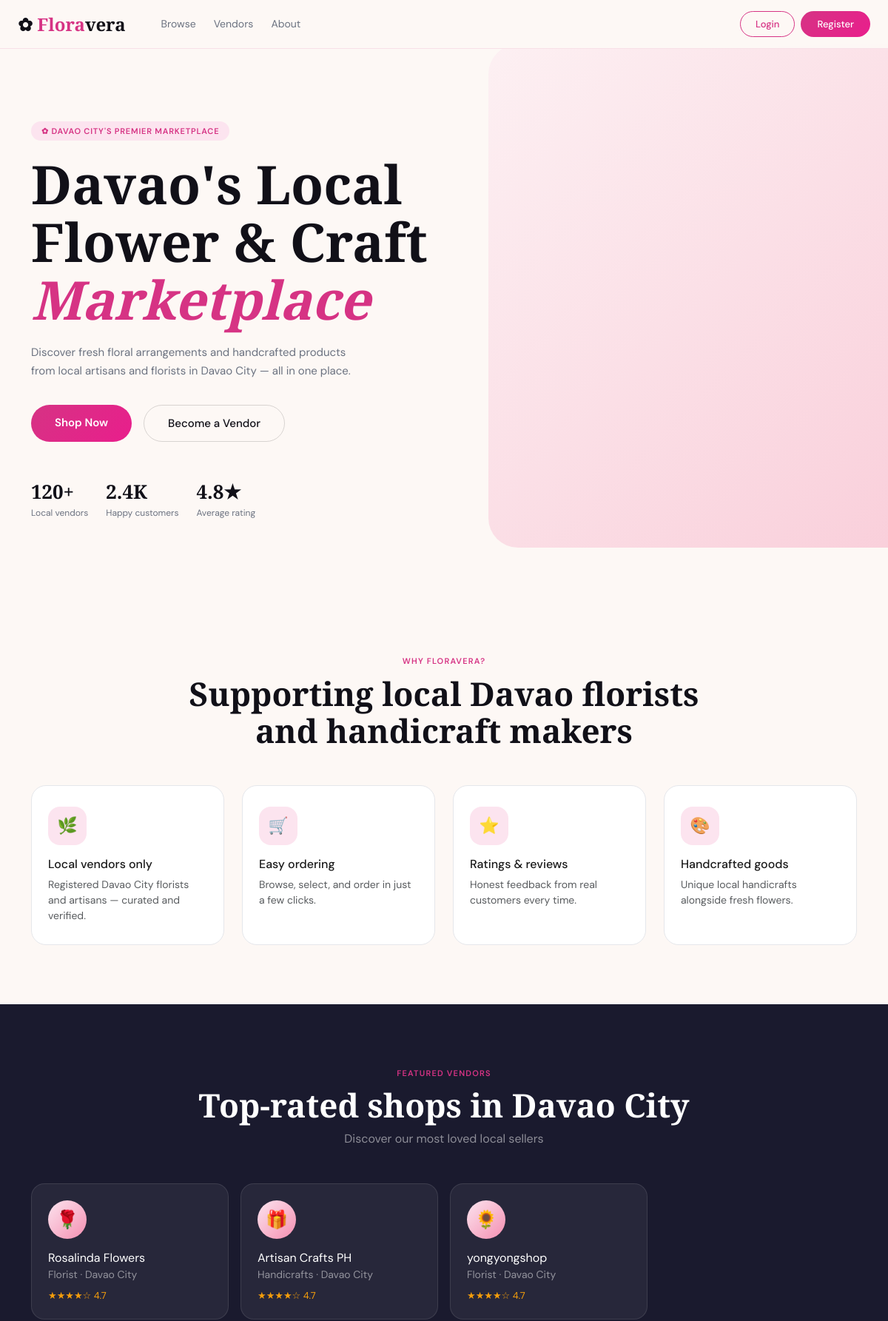
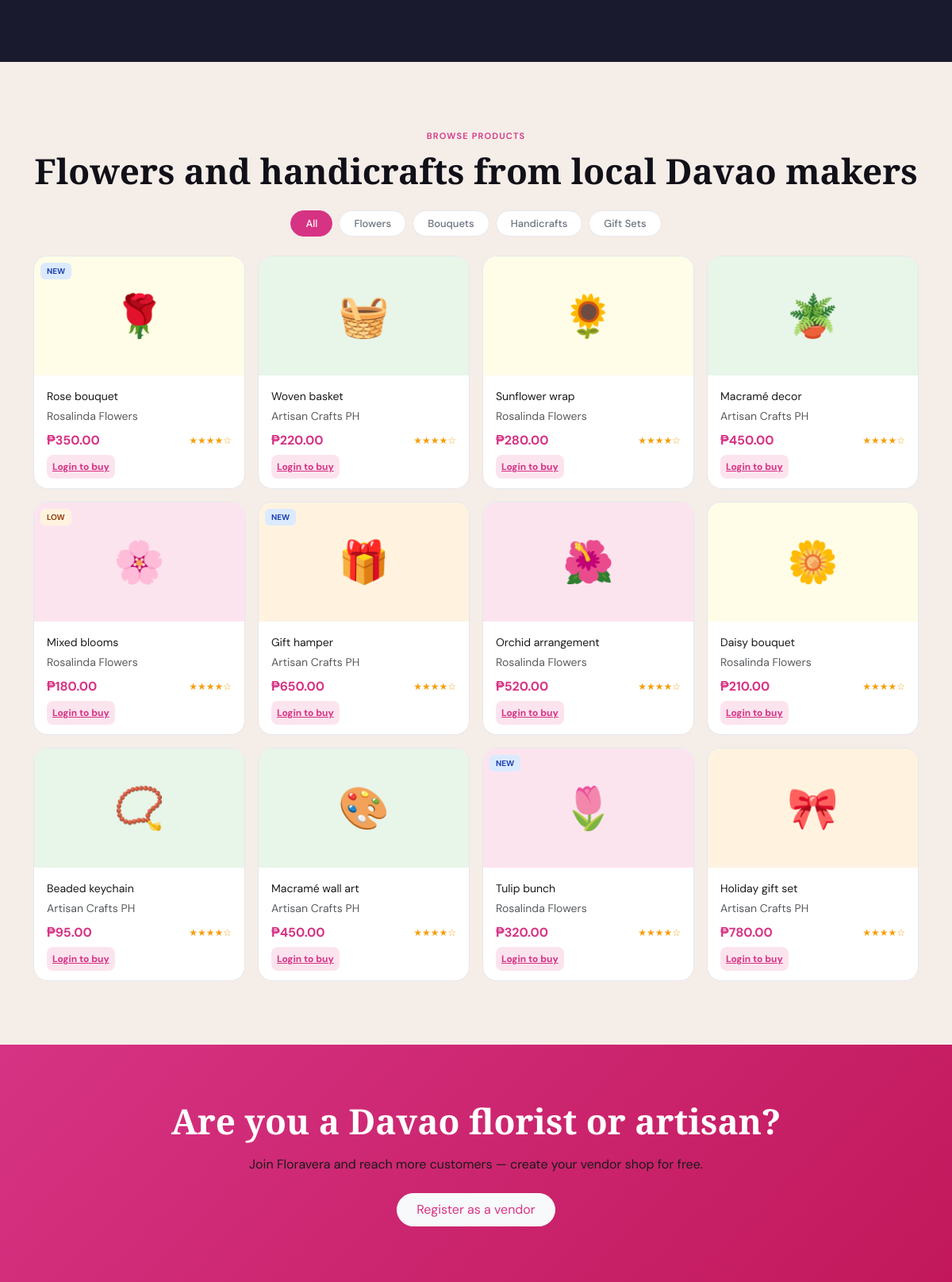
The page / (upper part) on the database its author committed (2 pictures, top to bottom).
### tables this page shows
CREATE TABLE `vendors` (
  `id` int(11) NOT NULL,
  `user_id` int(11) NOT NULL,
  `shop_name` varchar(150) NOT NULL,
  `shop_type` varchar(80) NOT NULL DEFAULT 'Florist',
  `city` varchar(80) NOT NULL DEFAULT 'Davao City',
  `description` text DEFAULT NULL,
  `status` enum('pending','approved','rejected') DEFAULT 'pending',
  `created_at` timestamp NOT NULL DEFAULT current_timestamp()
);

CREATE TABLE `products` (
  `id` int(11) NOT NULL,
  `vendor_id` int(11) NOT NULL,
  `name` varchar(150) NOT NULL,
  `description` text DEFAULT NULL,
  `price` decimal(10,2) NOT NULL,
  `stock` int(11) NOT NULL DEFAULT 10,
  `category` enum('flowers','bouquets','handicrafts','giftsets') NOT NULL DEFAULT 'flowers',
  `emoji` varchar(10) DEFAULT '?',
  `badge` varchar(20) DEFAULT NULL,
  `created_at` timestamp NOT NULL DEFAULT current_timestamp()
);

### index.php (the view, shortened to what this page needs)
<?php
include 'dbconnect.php';
?>
<?php include 'header.php'; ?>
<section class="fv-hero">
  <div class="hero-bg-blob"></div>
  <div class="container position-relative" style="z-index:2">
    <div class="row align-items-center">
      <div class="col-lg-6 fade-up">
        <div class="hero-tag">✿ Davao City's Premier Marketplace</div>
        <h1 class="hero-h1">Davao's Local<br>Flower &amp; Craft<br><em>Marketplace</em></h1>
        <p class="hero-sub">Discover fresh floral arrangements and handcrafted products from local artisans and florists in Davao City — all in one place.</p>
        <div class="d-flex gap-3 flex-wrap mb-5">
          <a href="<?= isset($_SESSION['user_id']) ? 'customer/dashboard.php' : 'login.php' ?>" class="btn-hero-main">Shop Now</a>
          <a href="register.php" class="btn-hero-sec">Become a Vendor</a>
        </div>
        <div class="d-flex gap-4">
          <div><div class="hero-stat-num">120+</div><div class="hero-stat-label">Local vendors</div></div>
          <div><div class="hero-stat-num">2.4K</div><div class="hero-stat-label">Happy customers</div></div>
          <div><div class="hero-stat-num">4.8★</div><div class="hero-stat-label">Average rating</div></div>
        </div>
      </div>
    </div>
  </div>
</section>
<section class="fv-section" id="why">
  <div class="container">
    <div class="text-center mb-5">
      <div class="section-tag">Why Floravera?</div>
      <h2 class="section-h2">Supporting local Davao florists<br>and handicraft makers</h2>
    </div>
    <div class="row g-4">
      <div class="col-sm-6 col-lg-3"><div class="why-card"><div class="why-icon">🌿</div><h6 class="fw-600">Local vendors only</h6><p class="text-muted small mb-0">Registered Davao City florists and artisans — curated and verified.</p></div></div>
      <div class="col-sm-6 col-lg-3"><div class="why-card"><div class="why-icon">🛒</div><h6 class="fw-600">Easy ordering</h6><p class="text-muted small mb-0">Browse, select, and order in just a few clicks.</p></div></div>
      <div class="col-sm-6 col-lg-3"><div class="why-card"><div class="why-icon">⭐</div><h6 class="fw-600">Ratings &amp; reviews</h6><p class="text-muted small mb-0">Honest feedback from real customers every time.</p></div></div>
      <div class="col-sm-6 col-lg-3"><div class="why-card"><div class="why-icon">🎨</div><h6 class="fw-600">Handcrafted goods</h6><p class="text-muted small mb-0">Unique local handicrafts alongside fresh flowers.</p></div></div>
    </div>
  </div>
</section>
<section class="fv-vendors-dark" id="vendors">
  <div class="container">
    <div class="text-center mb-5">
      <div class="section-tag">Featured vendors</div>
      <h2 class="section-h2 text-white">Top-rated shops in Davao City</h2>
      <p class="text-white-50 mt-2">Discover our most loved local sellers</p>
    </div>
    <?php
    $vendors = $conn->query("SELECT v.*, u.fullname FROM vendors v JOIN users u ON v.user_id=u.id WHERE v.status='approved' LIMIT 4");
    $emojis = ['🌹','🎁','🌻','🪴'];
    $ei = 0;
    ?>
    <div class="row g-3">
      <?php while($v = $vendors->fetch_assoc()): ?>
      <div class="col-sm-6 col-lg-3">
        <div class="vendor-card-dark">
          <div class="vendor-avatar-d"><?= $emojis[$ei++ % 4] ?></div>
          <div class="text-white fw-500"><?= htmlspecialchars($v['shop_name']) ?></div>
          <div class="text-white-50 small mb-2"><?= htmlspecialchars($v['shop_type']) ?> · <?= htmlspecialchars($v['city']) ?></div>
          <div style="color:#f59e0b;font-size:13px">★★★★☆ 4.7</div>
        </div>
      </div>
      <?php endwhile; ?>
    </div>
  </div>
</section>
<section class="fv-section" id="products" style="background:var(--fv-cream2)">
  <div class="container">
    <div class="text-center mb-4">
      <div class="section-tag">Browse products</div>
      <h2 class="section-h2">Flowers and handicrafts from local Davao makers</h2>
    </div>
    <div class="d-flex gap-2 flex-wrap justify-content-center mb-4" id="landingFilters">
      <span class="fv-chip active" data-cat="all">All</span>
      <span class="fv-chip" data-cat="flowers">Flowers</span>
      <span class="fv-chip" data-cat="bouquets">Bouquets</span>
      <span class="fv-chip" data-cat="handicrafts">Handicrafts</span>
      <span class="fv-chip" data-cat="giftsets">Gift Sets</span>
    </div>
    <div class="row g-3" id="landingGrid">
      <?php
      $conn->query("SELECT p.*, v.shop_name FROM products p JOIN vendors v ON p.vendor_id=v.id ORDER BY p.id LIMIT 12");
      $allProds = $conn->query("SELECT p.*, v.shop_name FROM products p JOIN vendors v ON p.vendor_id=v.id ORDER BY p.id LIMIT 12");
      while($p = $allProds->fetch_assoc()):
        $bg = ['flowers'=>'#fce4ef','bouquets'=>'#fffde7','handicrafts'=>'#e8f5e9','giftsets'=>'#fff3e0'][$p['category']] ?? '#f3f4f6';
      ?>
      <div class="col-6 col-sm-4 col-md-3 landing-card" data-cat="<?= $p['category'] ?>">
        <div class="fv-product-card h-100">
          <div class="fv-product-img" style="background:<?= $bg ?>">
            <?= $p['emoji'] ?>
            <?php if($p['badge']): ?>
              <span class="position-absolute top-0 start-0 m-2 badge-<?= $p['badge'] ?>-pill"><?= strtoupper($p['badge']) ?></span>
            <?php endif; ?>
          </div>
          <div class="p-3">
            <div class="fw-600 mb-1" style="font-size:14px"><?= htmlspecialchars($p['name']) ?></div>
            <div class="text-muted small mb-2"><?= htmlspecialchars($p['shop_name']) ?></div>
            <div class="d-flex justify-content-between align-items-center mb-2">
              <span class="fv-price">₱<?= number_format($p['price'],2) ?></span>
              <span class="fv-stars">★★★★☆</span>
            </div>
            <?php if(isset($_SESSION['user_id'])): ?>
              <a href="customer/cart_add.php?id=<?= $p['id'] ?>" class="btn-add-cart">+ Add to cart</a>
            <?php else: ?>
              <a href="login.php" class="btn-add-cart">Login to buy</a>
            <?php endif; ?>
          </div>
        </div>
      </div>
      <?php endwhile; ?>
    </div>
  </div>
</section>
<section class="fv-cta text-center" id="about">
  <div class="container">
    <h2 class="text-white mb-3" style="font-family:'Cormorant Garamond',serif;font-size:clamp(28px,4vw,44px);font-weight:700">Are you a Davao florist or artisan?</h2>
    <p class="text-white-75 mb-4">Join Floravera and reach more customers — create your vendor shop for free.</p>
    <a href="register.php" class="btn btn-light px-4 py-2 fw-600" style="border-radius:40px;color:var(--fv-pink)">Register as a vendor</a>
  </div>
</section>
<?php include 'footer.php'; ?>

### rows shown on the page
vendors: ei "🌹", shop_name "Rosalinda Flowers", shop_type "Florist", city "Davao City"
vendors: ei "🎁", shop_name "Artisan Crafts PH", shop_type "Handicrafts", city "Davao City"
vendors: ei "🌻", shop_name "yongyongshop", shop_type "Florist", city "Davao City"
products: emoji "🌹", badge "NEW", name "Rose bouquet", vendor.shop_name "Rosalinda Flowers", price "350.00"
products: emoji "🧺", name "Woven basket", vendor.shop_name "Artisan Crafts PH", price "220.00"
products: emoji "🌻", name "Sunflower wrap", vendor.shop_name "Rosalinda Flowers", price "280.00"
products: emoji "🪴", name "Macramé decor", vendor.shop_name "Artisan Crafts PH", price "450.00"
products: emoji "🌸", badge "LOW", name "Mixed blooms", vendor.shop_name "Rosalinda Flowers", price "180.00"
products: emoji "🎁", badge "NEW", name "Gift hamper", vendor.shop_name "Artisan Crafts PH", price "650.00"
products: emoji "🌺", name "Orchid arrangement", vendor.shop_name "Rosalinda Flowers", price "520.00"
products: emoji "🌼", name "Daisy bouquet", vendor.shop_name "Rosalinda Flowers", price "210.00"
products: emoji "📿", name "Beaded keychain", vendor.shop_name "Artisan Crafts PH", price "95.00"
products: emoji "🎨", name "Macramé wall art", vendor.shop_name "Artisan Crafts PH", price "450.00"
products: emoji "🌷", badge "NEW", name "Tulip bunch", vendor.shop_name "Rosalinda Flowers", price "320.00"
products: emoji "🎀", name "Holiday gift set", vendor.shop_name "Artisan Crafts PH", price "780.00"
